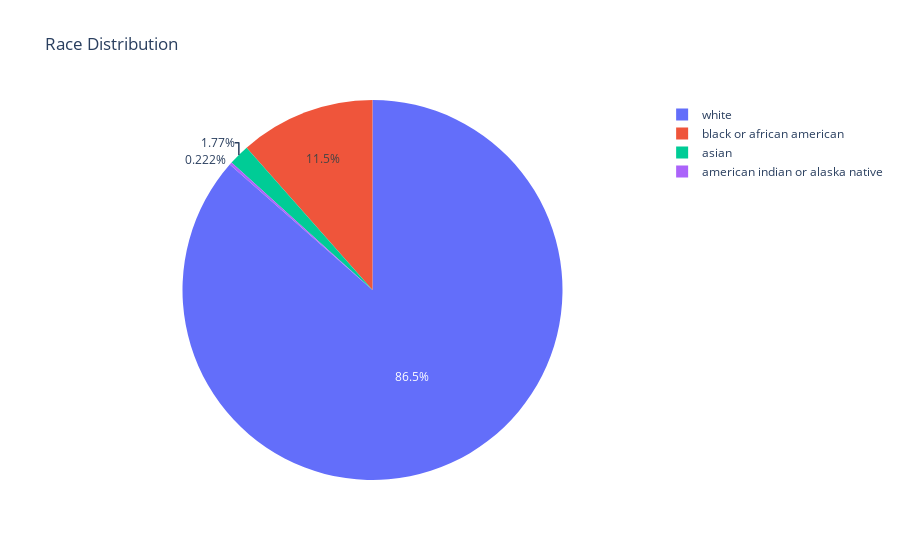

Here is the notebook cell this chart was saved with:
### Markdown cell above
### Race distribution

### Code cell
fig = px.pie(clinical['race'].value_counts(), values=clinical['race'].value_counts().values, names=clinical['race'].value_counts
().index, title='Race Distribution')
fig.show()

### Figure 1 — Plotly figure (JSON) as saved in the notebook; plotly's stock layout.template omitted (floating-point values rounded to 4 significant figures)
{"data": [{"domain": {"x": [0, 1], "y": [0, 1]}, "hovertemplate": "label=%{label}<br>value=%{value}<extra></extra>", "labels": ["white", "black or african american", "asian", "american indian or alaska native"], "legendgroup": "", "name": "", "showlegend": true, "type": "pie", "values": [390, 52, 8, 1]}], "layout": {"legend": {"tracegroupgap": 0}, "title": {"text": "Race Distribution"}}}
